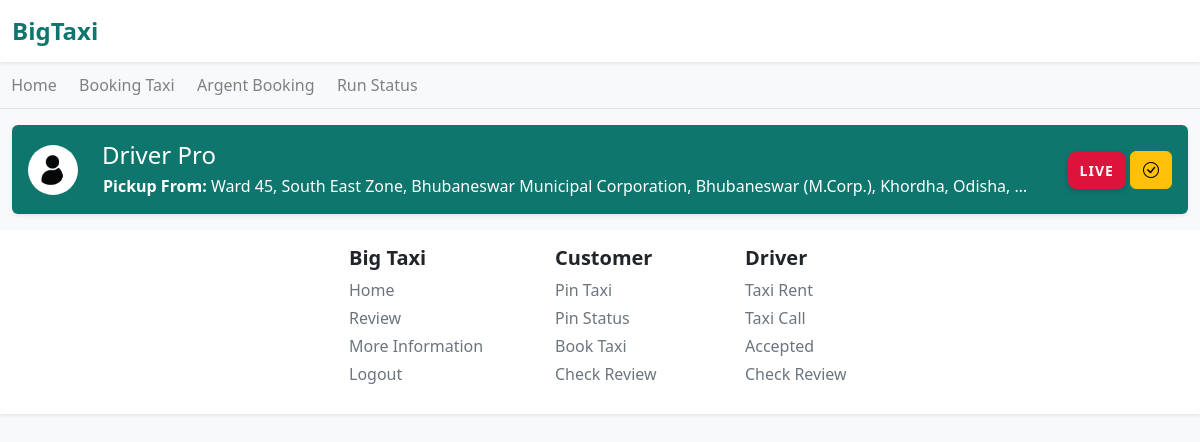
The app's page /home/status-customer/ (signed in) with its own data.
### taxi_app/models.py (models this page shows, shortened)
class TaxiOnRunning(models.Model):
    st = [('hide', 'hide'),('open', 'open')]
    statusCode = models.CharField(max_length=50)
    taxiDriverName = models.CharField(500)
    taxiCustomerName = models.CharField(max_length=500)
    totalPassanger = models.CharField(max_length=10)
    taxiRunningFrom = models.CharField(max_length=4000)
    taxiRunningTo = models.CharField(max_length=4000)
    taxiStartTime = models.CharField(max_length=100)
    datOfTripStart = models.DateField(default=timezone.now)
    timeOfTripStart = models.TimeField(default=timezone.now)
    taxiFutureEndTime = models.CharField(max_length=100)
    taxiFairPrice = models.CharField(max_length=40)
    cuponCode = models.CharField(max_length=100, default='none')
    OTP_Here = models.CharField(max_length=6, default='NA')
    statusHideOrOpen = models.CharField(max_length=100, default='hide', choices=st)

### Users/models.py (models this page shows, shortened)
class usersDataModel(models.Model):
    UserG = [
        ('Male', 'Male'),
        ('Female', 'Female'),
        ('Other', 'Other'),
        ('Not Check', 'Not Check'),
    ]
    UserC = [
        ('Developer', 'Developer'),
        ('Customer', 'Customer'),
        ('Driver', 'Driver'),
    ]
    ULink = models.ForeignKey(User, on_delete=models.CASCADE)
    UserCode = models.CharField(max_length=100, default='BIGTAXICODE1006463')
    UserCategory = models.CharField(choices=UserC, default='Customer')
    UserMobileNo = models.CharField(max_length=11)
    UserGender = models.CharField(max_length=100, default='Not Check')
    UserAge = models.CharField(max_length=3, default='')
    UserState = models.CharField(max_length=100, default='')
    UserCity = models.CharField(max_length=100, default='')
    UserPincode = models.CharField(max_length=20, default='')
    UserAddress = models.CharField(max_length=200, default='')
    UserPass = models.CharField(max_length=1000, default='password')
    CouponCode = models.CharField(max_length=50, null=True, blank=True)
    UProfileImage = models.ImageField(upload_to='profile/main/', default='profile/default/default.png')
    UProfileName = models.CharField(max_length=1000, default='BiXTaxi User')
    description = models.CharField(max_length=5000, default='No Description!')
    totalTripCount = models.IntegerField(default=0)
    dangerTripCount = models.IntegerField(default=0)

### taxi_app/views.py (the view)
# urls.py: path('status-customer/', views.RunningStatusWithOTPCheckByCustomer, name='statusCustomer'),
def RunningStatusWithOTPCheckByCustomer(request):
    if request.user.is_authenticated:
        nv = navbar(request); userCodeHere = nv.get('userBarCodeAccessis'); imageList = []; nameList = []; userCat = nv.get('userCategoryis'); Cat = userCat
        if userCat == 'Customer':
            TR_List_Normal = TaxiOnRunning.objects.filter(taxiCustomerName = userCodeHere)
        elif userCat == 'Driver':
            TR_List_Normal = TaxiOnRunning.objects.filter(taxiDriverName = userCodeHere)
        if TR_List_Normal:
            if userCat == 'Customer':
                for DataOfTR in TR_List_Normal:
                    UDM_Data = usersDataModel.objects.get(UserCode = DataOfTR.taxiDriverName)
                    imageList.append(UDM_Data.UProfileImage); nameList.append(UDM_Data.UProfileName)
            elif userCat == 'Driver':
                for DataOfTR in TR_List_Normal:
                    UDM_Data = usersDataModel.objects.get(UserCode = DataOfTR.taxiCustomerName)
                    imageList.append(UDM_Data.UProfileImage); nameList.append(UDM_Data.UProfileName)
            TR_List = zip(TR_List_Normal, imageList, nameList)
    else:
        messages.info(request, f'Login Into System, To Access {request.path}')
        return redirect('taxi_app:autoRedirect')
    context = {'TR_List' : TR_List, 'Cat' : Cat}
    return render(request, 'customer/list-otp-status.html', context)

### templates/customer/list-otp-status.html (shortened to what this page needs)
{% extends 'base.html' %}
{% block body %}
{% if TR_List %}
    {% for TR, IMG, NM in TR_List %}
        <div class="container-xxl my-3">
                <div class="bg-color-own shadow-sm rounded p-3 d-flex align-items-center flex-wrap flex-md-nowrap">
            <div class="me-4 mb-3 mb-md-0">
                <img
                src="/media/{{ IMG }}"
                alt="{{ NM }}"
                class="rounded-circle"
                style="width: 50px; height: 50px; object-fit: cover; background-color: white;"
                />
            </div>
            <div class="me-auto">
                <h4 class="mb-1 text-white">{{ NM }}</h4>
                <p class="text-muted mb-0" style="margin-left: 1px !important;"><span class="text-white"><strong>Pickup From:</strong> {{ TR.taxiRunningFrom|truncatewords:12 }}</span></p>
            </div>
                <div class="mt-3 mt-md-0">
                    <a href="{% url 'taxi_app:liveTaxiRunning' TR.statusCode %}">
                        <span class="live-tag">LIVE</span>
                    </a>
                    <a href="{% url 'taxi_app:runningStatusVerify' TR.statusCode %}" class="btn btn-warning button-home" title="check-status"><i class="bi bi-check-circle"></i></a>
                </div>
            </div>
        </div>
    {% endfor %}
{% endif %}
{% endblock %}

### templates/inc/navbar.html (style rules this page uses)
a { text-decoration: none; }

### templates/customer/list-otp-status.html (style rules this page uses)
.bg-color-own { background-color: #0f766e !important; }
.live-tag { display: inline-block; padding: 8px 12px; font-weight: bold; font-family: 'Segoe UI', Tahoma, Geneva, Verdana, sans-serif; font-size: 14px; text-transform: uppercase; background-color: crimson; color: white; border-radius: 8px; box-shadow: 0 2px 6px rgba(0, 0, 0, 0.2); letter-spacing: 1px; position: relative; top: 2px !important; animation: blink-bg 1.2s infinite; }

### templates/inc/footer.html (style rules this page uses)
a { text-decoration: none; }

### records on screen
TaxiOnRunning: UProfileImage (placeholder picture), UProfileName "Driver Pro", taxiRunningFrom "Ward 45, South East Zone, Bhubaneswar Municipal Corporation, Bhubaneswar (M.Corp.), Khordha, Odisha, …"
